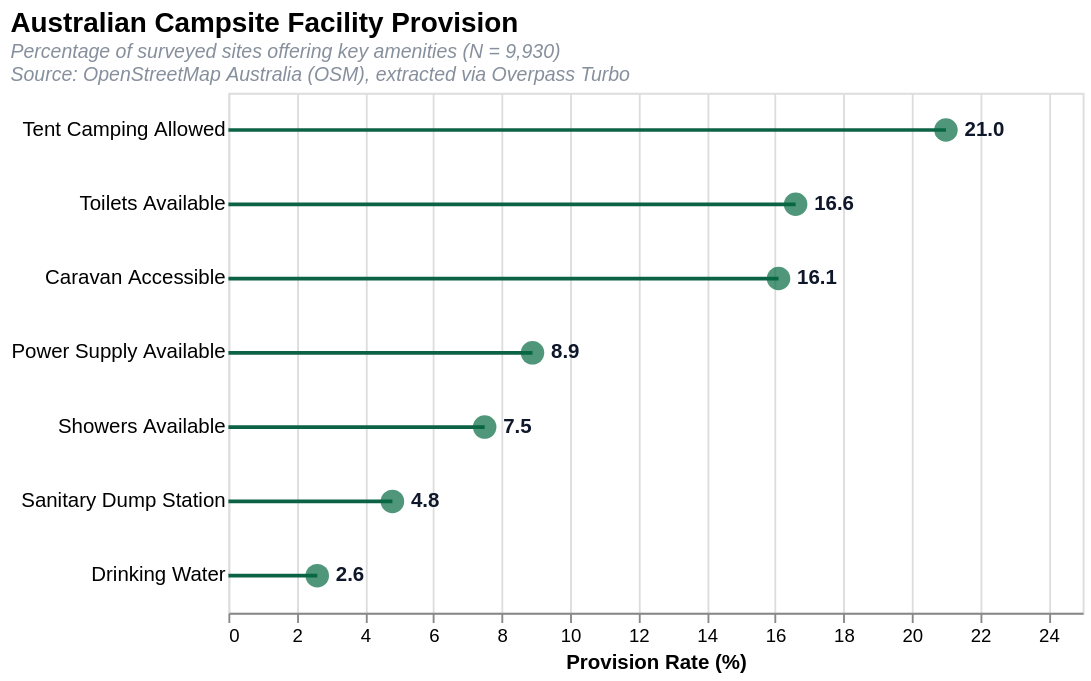

Vega-Lite specification stored for this chart:
### Vega-Lite specification from a JSON file in a GitHub repository (floating-point values rounded to 4 significant figures)
{"$schema": "https://vega.github.io/schema/vega-lite/v5.json", "title": {"text": "Australian Campsite Facility Provision", "subtitle": ["Percentage of surveyed sites offering key amenities (N = 9,930)", "Source: OpenStreetMap Australia (OSM), extracted via Overpass Turbo"], "subtitleColor": "#868f9c", "subtitleFontStyle": "italic", "subtitleFontSize": 10.5, "anchor": "start", "fontSize": 15}, "width": 460, "height": 280, "data": {"values": [{"category": "Tent Camping Allowed", "count": 2083, "percentage": 21.0}, {"category": "Toilets Available", "count": 1650, "percentage": 16.6}, {"category": "Caravan Accessible", "count": 1595, "percentage": 16.1}, {"category": "Power Supply Available", "count": 884, "percentage": 8.9}, {"category": "Showers Available", "count": 745, "percentage": 7.5}, {"category": "Sanitary Dump Station", "count": 475, "percentage": 4.8}, {"category": "Drinking Water", "count": 254, "percentage": 2.6}]}, "encoding": {"y": {"field": "category", "type": "nominal", "sort": "-x", "axis": {"title": null, "labelFontSize": 11, "domain": false, "ticks": false}}, "x": {"field": "percentage", "type": "quantitative", "scale": {"domain": [0, 25]}, "axis": {"title": "Provision Rate (%)", "grid": true, "format": ".0f"}}}, "layer": [{"mark": {"type": "rule", "color": "#0c6244", "strokeWidth": 2}}, {"mark": {"type": "circle", "size": 160, "color": "#056a42"}, "encoding": {"tooltip": [{"field": "category", "type": "nominal", "title": "Facility"}, {"field": "percentage", "type": "quantitative", "title": "Availability (%)", "format": ".1f"}, {"field": "count", "type": "quantitative", "title": "Total Sites", "format": ","}]}}, {"mark": {"type": "text", "align": "left", "dx": 10, "fontSize": 11, "fontWeight": 600, "color": "#0f172a"}, "encoding": {"text": {"field": "percentage", "type": "quantitative", "format": ".1f"}}}]}
